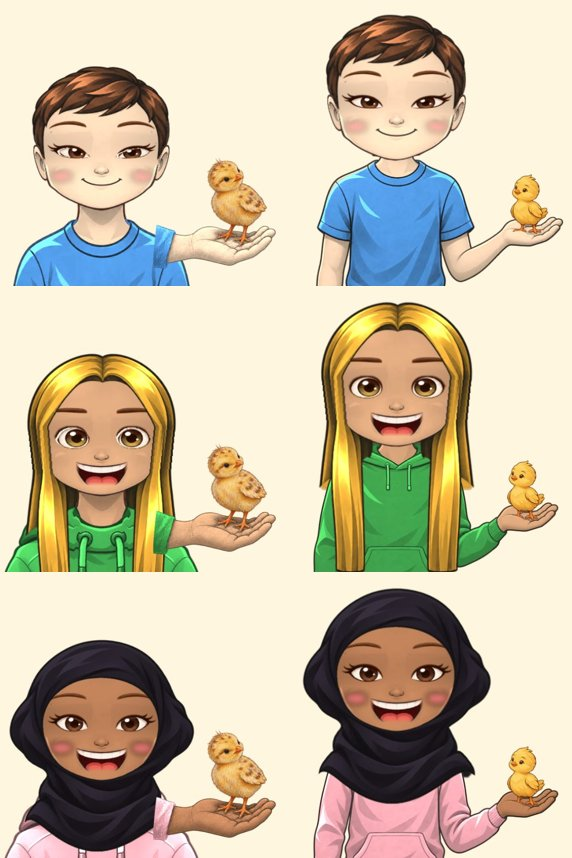
#> input picture gelistirme/v2_gun2_kontrol/eski_yeni_avuc_ilk.jpg, 572 x 858 px, given in place of eski_yeni_kucak_ilk.jpg_open.webp, which was not available
$ python kirpiksiz_goz.py ../v2_gun2_kontrol ../v2_gun2_kontrol/eski_yeni_kucak_ilk.jpg ../v2_gun2_kontrol/eski_yeni_kucak_ilk.jpg 5 5
#> lines starting #> are read from the running program, lines starting #| are printed output that depends on the picture
# Kullanım: python3 kirpiksiz_goz.py public/av/features <round|almond> public/av/features 5 1
# Kirpiksiz göz: açıklık maskesinin biraz genişletilmişi dışında kalan (kirpik) pikselleri siler;
# dış köşedeki kirpik uçları için her gözü açıklığın yatay sınırına kırpar.
import sys
from PIL import Image, ImageFilter, ImageChops, ImageDraw
d, shape, out = sys.argv[1:4]
grow, side = int(sys.argv[4]), int(sys.argv[5])
op = Image.open(f'{d}/eshape_{shape}_open.webp').split()[-1].point(lambda v: 255 if v > 20 else 0)
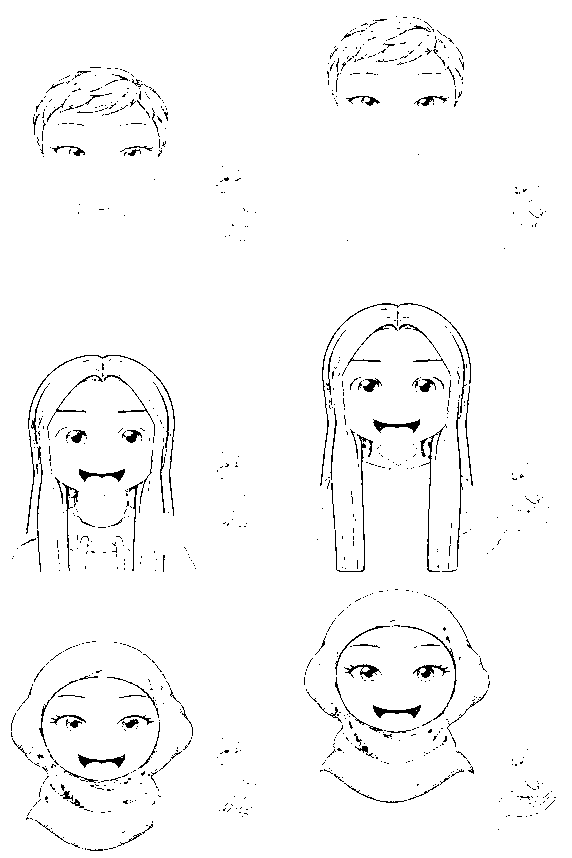
#> op: PIL image 572x858 L; 97.5% white; black in thin lines or dots
boxes = [op.crop((0, 0, 256, 512)).getbbox(), op.crop((256, 0, 512, 512)).getbbox()]
#> boxes = [(0, 0, 256, 512), (0, 0, 256, 512)]
boxes[1] = (boxes[1][0] + 256, boxes[1][1], boxes[1][2] + 256, boxes[1][3])
lim = Image.new('L', op.size, 0)
#> lim: PIL image 572x858 L; every value is 0
dr = ImageDraw.Draw(lim)
for (x0, y0, x1, y1) in boxes:
    dr.rectangle((x0 - side, 0, x1 + side, 511), fill=255)
#> this loop made 2 passes
#> (x0, y0, x1, y1) on passes 1 to 2: (0, 0, 256, 512), (256, 0, 512, 512)
lim = lim.filter(ImageFilter.GaussianBlur(1.5))
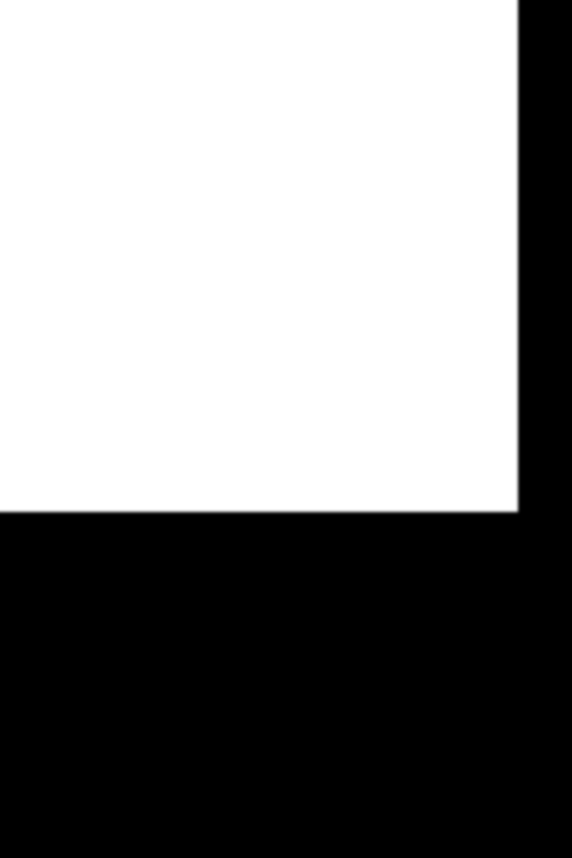
#> lim: PIL image 572x858 L; min 0, max 255, mean 137.8
keep = ImageChops.multiply(op.filter(ImageFilter.MaxFilter(grow)).filter(ImageFilter.GaussianBlur(1.2)), lim)
def cut(src, dst, mask):
    im = Image.open(src).convert('RGBA'); r, g, b, a = im.split()
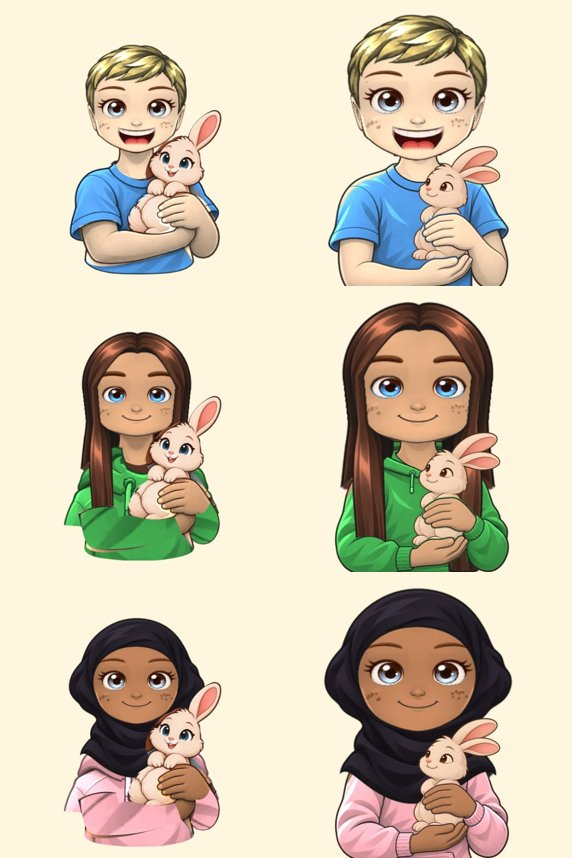
#> input picture gelistirme/v2_gun2_kontrol/eski_yeni_kucak_ilk.jpg, 572 x 858 px, given in place of eski_yeni_kucak_ilk.jpg.webp, which was not available
#> after `r, g, b, a = im.split()`:
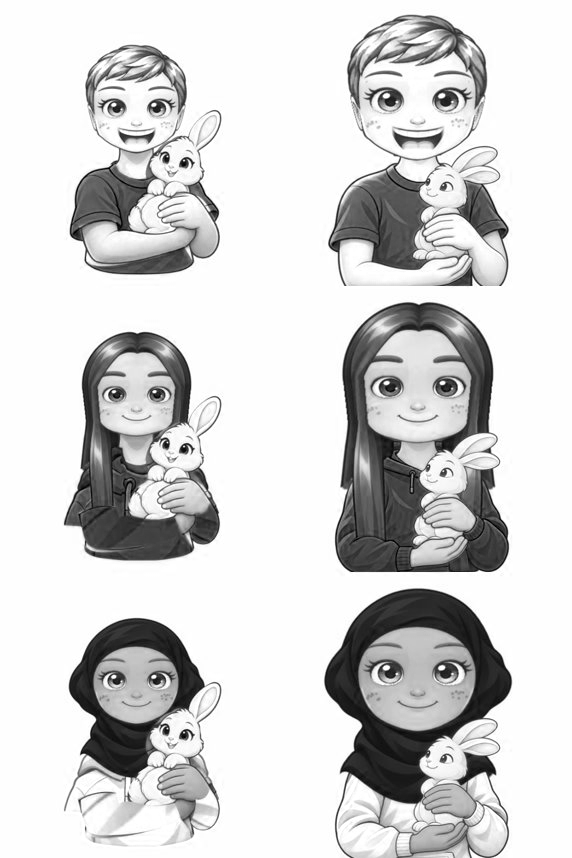
#> r: PIL image 572x858 L; min 0, max 255, mean 212
#> after `r, g, b, a = im.split()`:
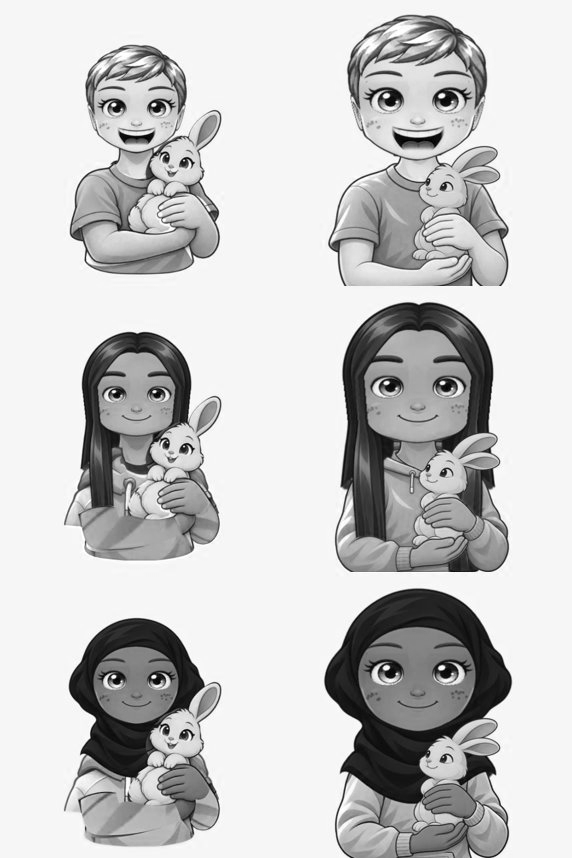
#> g: PIL image 572x858 L; min 0, max 255, mean 200.6
#> after `r, g, b, a = im.split()`:
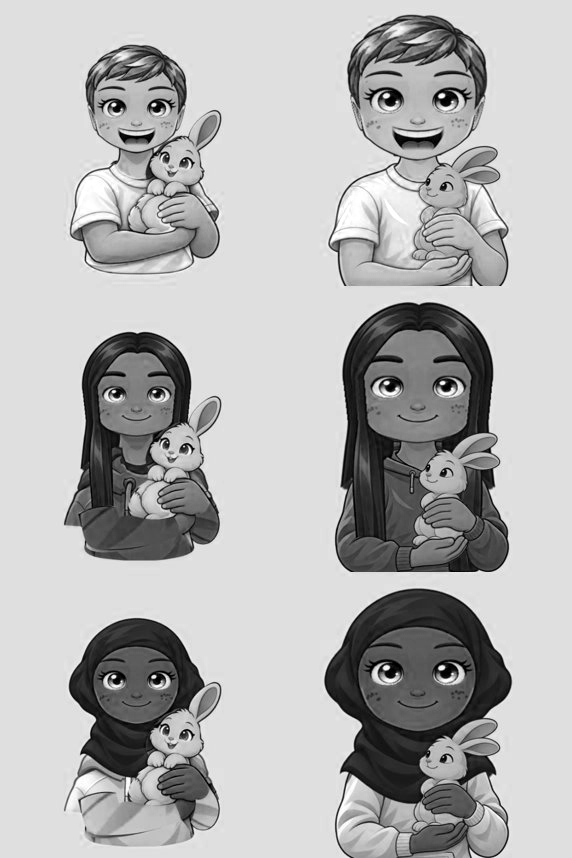
#> b: PIL image 572x858 L; min 0, max 255, mean 179.5
#> after `r, g, b, a = im.split()`: a: PIL image 572x858 L; every value is 255
    Image.merge('RGBA', (r, g, b, ImageChops.multiply(a, mask))).save(dst, lossless=True)
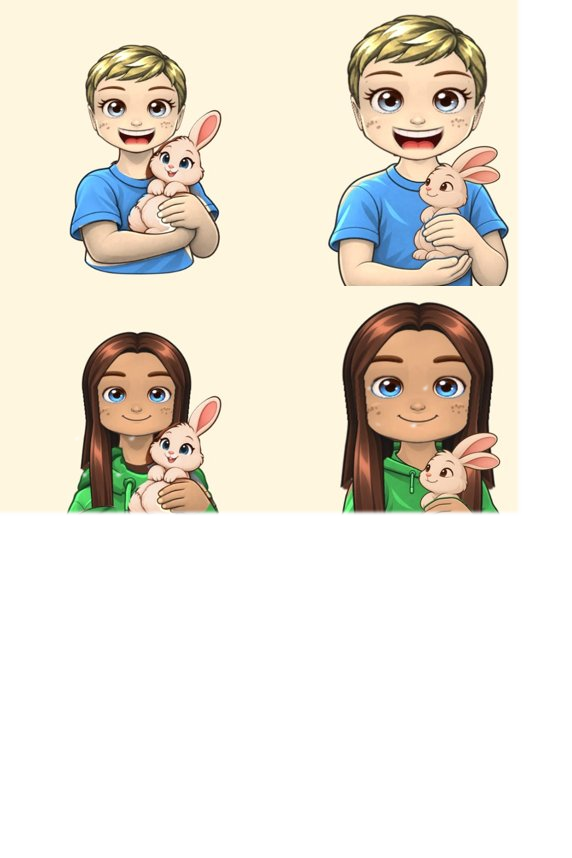
#> saved as eski_yeni_kucak_ilk.jpg_plain.webp: PIL image 572x858 RGBA; mean R, G, B, A 212, 200.6, 179.5, 137.8; transparent parts drawn white
for suf in ['', '_empty']:
    cut(f'{d}/eshape_{shape}{suf}.webp', f'{out}/eshape_{shape}_plain{suf}.webp', keep)
cl = Image.new('L', op.size, 0); dr = ImageDraw.Draw(cl)
for (x0, y0, x1, y1) in boxes:
    dr.rectangle((x0 + 1, y0 + 6, x1 - 1, 511), fill=255)
#> (the run stopped early here; a loop or call above may not have finished)
